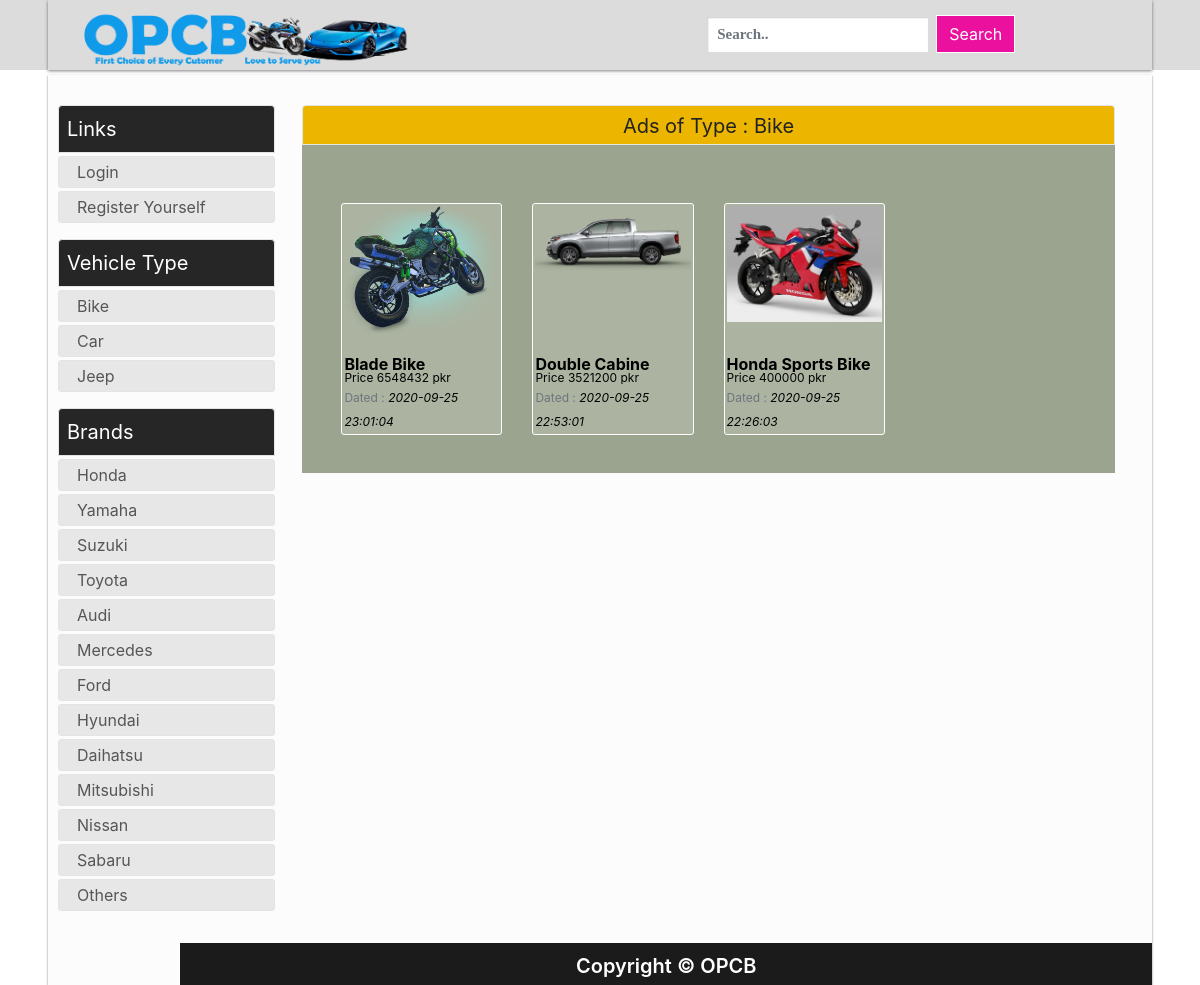
The page /fyp/?search=Type&searchVal=Bike on the database its author committed.
### tables this page shows
CREATE TABLE IF NOT EXISTS `advertisement` (
  `id` int(100) NOT NULL AUTO_INCREMENT,
  `userID` int(100) NOT NULL,
  `title` varchar(200) NOT NULL,
  `type` varchar(100) NOT NULL,
  `brandName` varchar(100) NOT NULL,
  `modelName` varchar(100) NOT NULL,
  `makeYear` varchar(50) NOT NULL,
  `engineCapacity` varchar(100) NOT NULL,
  `seatingCapacity` varchar(100) NOT NULL,
  `bodyType` varchar(100) NOT NULL,
  `conditionType` varchar(100) NOT NULL DEFAULT 'Second Hand',
  `condition_is` varchar(100) NOT NULL DEFAULT '5',
  `registered` varchar(100) DEFAULT NULL,
  `registrationCity` varchar(50) NOT NULL,
  `mileageDriven` varchar(100) NOT NULL DEFAULT '100',
  `price` varchar(100) NOT NULL,
  `pics` varchar(500) DEFAULT NULL,
  `ownerRemarks` varchar(200) NOT NULL,
  `contactNo` varchar(100) NOT NULL DEFAULT '+92-3xx',
  `uploadingDate` timestamp NOT NULL DEFAULT CURRENT_TIMESTAMP,
  `updatingDate` varchar(100) DEFAULT NULL,
  `soldDelete` int(5) NOT NULL DEFAULT '0',
  PRIMARY KEY (`id`)
);

CREATE TABLE IF NOT EXISTS `brands` (
  `id` int(50) NOT NULL AUTO_INCREMENT,
  `brandName` varchar(100) NOT NULL,
  `date_of_addition` timestamp NOT NULL DEFAULT CURRENT_TIMESTAMP,
  PRIMARY KEY (`id`)
);

### fyp/redirect.php (called while the page is built, shortened)
<?php
include 'html_Generator.php';
include 'html_Search.php';
class Redirect {
	var $html_gen;
	var $html_search;
	public function __construct( ){
		$this->html_gen = new HTML_Generator();
		$this->html_user = new HTML_User();
		$this->html_search = new HTML_Search();
	 }
	public function Go_to_Search_Results($variable_Value, $value){
		$this->html_gen->GiveMe_headerSection();
		$this->html_search->Get_Search_Category($variable_Value, $value);
		$this->html_gen->GiveMe_aside();
		$this->html_gen->GiveMe_footerSection();
	}
}
?>

### fyp/DB_Class.php (called while the page is built, shortened)
<?php
class DB_Class{
	public $host = "localhost";
	public $user = "root";
	public $pass = "";
  public $db_opcb = "opcb_database";
  protected $conn_opcb ;
	public function __construct( ){
    $this->conn_opcb = new mysqli($this->host, $this->user, $this->pass, $this->db_opcb);
	}
  public function Get_Brandss()
  {
    $sql = "SELECT * FROM brands ";
    $result=mysqli_query($this->conn_opcb, $sql);
    if(!empty($result)){
      return ($result);
    }else{
      return null;
    }
  }
  public function Get_ADs_of_Types($types)
  {
    $query = "SELECT * FROM advertisement  WHERE type = '$types' ORDER BY id DESC ";
    $result = mysqli_query($this->conn_opcb, $query);
    if(!empty($result)){
      return $result;
    }else{
      return null;
    }
  }
}
?>

### fyp/html_User.php (the view, shortened to what this page needs)
<?php
class HTML_User {
	public function __construct()
	{
		$this->db_Obj = new DB_Class();
		$this->brandss = $this->db_Obj->Get_Brandss();
	}
}

### fyp/html_User.php (the view, shortened to what this page needs)
<?php
class HTML_User {
	public function __construct()
	{
		$this->db_Obj = new DB_Class();
		$this->brandss = $this->db_Obj->Get_Brandss();
	}
}

### fyp/html_Generator.php (shortened to what this page needs)
<?php
include 'DB_Class.php';
class HTML_Generator {
	public $baseurl;
	public $headSection;
	public $footer;
	public $db_Obj;
	public function __construct()
	{
		$this->db_Obj = new DB_Class();
		$this->baseurl = "http://" . $_SERVER['HTTP_HOST'] . rtrim(dirname($_SERVER['PHP_SELF']), '/\\') . "/";
		$this->headSection = '<!DOCTYPE html>
		<html lang="en" nighteye="active" style="background-image: none !important;" ne="0.32044710471749926">
		<head>
		<link href="style.css" rel="stylesheet" type="text/css">
		<link rel="stylesheet" href="bootstrap.css" type="text/css">
		<script type="text/javascript" src="jquery.js"></script>
		<link rel="stylesheet" type="text/css" href="assets/bootstrap/css/bootstrap.min.css">
  		<link rel="stylesheet" type="text/css" href="assets/css/style.css">
		<title> OPCB Project </title>
		</head>
		<body>
		<header>
		<nav class="navbar">
		<div class="main_search row" style="margin-left:60%;">
			<span class="">
			<form class="form-inline" name="form_searchBar">
				<div class="input-group mb-2 mr-sm-2">
					<input type="search" class="form-control" id="searchBar" name="searchBar" placeholder="Search..">
				</div>
				<button type="submit" class="btn btn-primary mb-2" onclick="Search_Bar(this)" > Search </button>
		    </form>
			<script>
				var input = document.getElementById("searchBar");
				input.addEventListener("keyup", function(event) {
						if (event.keyCode === 13) {
							event.preventDefault();
							document.getElementById("searchBarBtn").click();
						}
					});
			</script>
			</span>
		</div>
			<div class="nav_brand align-content-center"><div id="logo"><a href="'. $this->baseurl .'?val=home"> <img  class="align-self-center" src="assets/images/logo/Logo.png" width="350" height="145" > </a></div>
		</div>
		</nav>
		</header> <div class="main_wrapper"><div id="content">';
		$this->footer = '
		<div class="modal" id="exampleModalCentered" tabindex="-1" role="dialog" aria-labelledby="exampleModalCenteredLabel" aria-hidden="true">
		<div class="modal-dialog modal-dialog-centered" role="document">
		<div class="modal-content">
		<div class="modal-header">
		<h5 class="modal-title" id="exampleModalCenteredLabel">Modal title</h5>
		<button type="button" class="close" data-dismiss="modal" aria-label="Close">
		<span aria-hidden="true">&times;</span>
		</button>
		</div>
		<div class="modal-body" id="modal-body" >
		<span class="w-100" id="abcc"> </span>
		<br>
		<div  id="modaltable">
		</div>
		</div>
		<div class="modal-footer">
		<button type="button" class="btn btn-secondary" data-dismiss="modal">Close</button>
		</div>
		</div>
		</div>
		</div> ';
		$this->footer .= '<script type="text/javascript" src="JS_form.js"></script>
						  	<script type="text/javascript" src="assets/bootstrap/js/jquery.min.js"></script>
  							<script type="text/javascript" src="assets/bootstrap/js/bootstrap.min.js"></script>
							</div> <br> <footer> Copyright © OPCB </footer> </div> </body></html>';
	}
	public function GiveMe_headerSection()
	{
		echo $this->headSection;
	}
	public function GiveMe_footerSection()
	{
		echo $this->footer;
	}
public function GiveMe_aside ($user = false, $admin = false)
{
		echo '<aside>';
				if(!isset( $_SESSION["log"])){
					echo '<div class="box-head"> Links </div>
							<div id="categoriesContent">
							 <ul>
								<li><a href="'; echo $this->baseurl; echo '?val=login">Login</a></li>
								<li><a href="'; echo $this->baseurl; echo '?val=registor">Register Yourself</a></li>
							</ul> </div> ';
				}
		echo '<div class="box-head"> Vehicle Type </div>
				<div id="categoriesContent">
				<ul>
					<li><a href="'. $this->baseurl .'?search=Type&searchVal=Bike"> Bike </a></li>
					<li><a href="'. $this->baseurl .'?search=Type&searchVal=Car"> Car </a></li>
					<li><a href="'. $this->baseurl .'?search=Type&searchVal=Jeep"> Jeep </a></li>
				</ul></div> ';
				echo '<div class="box-head">Brands </div>
				<div id="categoriesContent"> <ul>';
				$categories = $this->db_Obj->Get_Brandss();
				if(!empty($categories)){
					foreach ($categories as $category ) {
						echo '<li><a href="'. $this->baseurl .'?search=Brand&searchVal='.$category['brandName'].'">'.$category['brandName'].'</a></li>';
					}
				}
				else
				{
					echo '<li> Donot have any categories </li>';
				}
				echo '</ul></div>';
				echo ' <br> </aside>';
	}
}
?>

### fyp/html_Search.php (shortened to what this page needs)
<?php
class HTML_Search
{
	public $db_Obj;
	public $baseurl;
	public function __construct()
	{
		$this->db_Obj = new DB_Class();
		$this->baseurl = "http://" . $_SERVER['HTTP_HOST'] . rtrim(dirname($_SERVER['PHP_SELF']), '/\\') . "/";
	}
	public function Get_Search_Category($variable_Value, $value)
	{
		echo  '<div id="content_wrapper"> <div class="featured_image">
		<div class="head_box"> Ads of ' . $variable_Value . ' : ' . $value . ' </div> </div>
		<div class="main-agileinfo" style="background-color:#9aa48e; width:100%; height:100%;  padding-top: 1%; padding-right: 3%; padding-bottom: 1%; padding-left: 3%;  "> <div class="agileits-top">';
		$rows = NULL;
		if($variable_Value == "Type")
		{
			$rows = $this->db_Obj->Get_ADs_of_Types($value);
		}
		else if($variable_Value == "Brand")
		{
			$rows = $this->db_Obj->Get_ADs_of_Brands($value);
		}
		$counts = mysqli_num_rows($rows);
		if(!empty($rows) && $counts > 0)
		{
			echo ' <div id="audioDetails">
			<div class="container custmhome">
			<div class="row">
			<div class="col-md-12">
			<div class="row">';
 			foreach ($rows as $row)
			{
				if($row['soldDelete'] == 0)
				{
					echo ' <div class="col-md-3"> <div class="adBtn" > <a href="'. $this->baseurl.'?val=ADdetail&ID='.$row['id'].'">
						<div class="adImage" >   <img style="max-width:100%; max-height:100%; margin:0 auto;  "  src="advertisementBank/'. $row['pics'].'" title="'.$row['title'].'" > </div>
						<div class=" block-ellipsis"> <span class="font-weight-bold text-break text-lg-left block-ellipsis">'.$row['title'].'</span> </div> ';
					echo '<span class="text-muted" style="font-size:12px; margin:0; padding:0; color:black;"> <span class="block-ellipsis" style=" font-size:12px; color:black;">Price '.$row['price'].' pkr</span>'
					.' Dated : <span class="font-italic " style=" font-size:12px; color:black;">'.$row['uploadingDate'].'</span>  </span> </div>  </a> </div>';
				}
		    }
			echo '</div></div></div></div> </div>';
		}
		else
		{
			echo '<div><ul> <li> No Ads of this Brand or Type is uploaded yet </li> </ul> </div>  ';
		}
		echo ' </div></div></div> ';
	}
}

### fyp/style.css (style rules this page uses)
* { margin: 0px; padding: 0px; }
a:link { text-decoration:none;color:#6699ff; }
header,div, section, footer, aside, nav, article, hgroup { display:block; }
body { font: normal normal 12px Oswald,'Bebas Neue',Bebas,'Arial Narrow',Sans-Serif;background: url(/img/bg.png); }
.main_wrapper { min-height: 88vh; background: #FCFCFC;;padding: 30px 10px 10px 10px;width: 92%; position: absolute;left:0;right:0;margin-left:auto;margin-right:auto;box-shadow: 0px 1px 2px rgba(0,0,0,0.5);margin-bottom: 50px; }
aside { width: 20%; }
aside .box-head { border-top-left-radius: 4px;border-top-right-radius: 4px;background: #262626;color: #ffffff;text-transform: none;font-size: 20px;border: 1px solid #e5e4e4;padding: 8px;margin-bottom: 3px; }
#categoriesContent ul { list-style: none; }
#categoriesContent ul li { border-radius: 3px; margin: 3px 0 0 0; border: 1px solid #e5e4e4; padding: 0; height: 32px; background: #e7e7e7; overflow: hidden; text-overflow: ellipsis; }
#categoriesContent ul li a { font-size: 16px;line-height: 18px;color: #565656;text-decoration: none;text-transform: none; display: block;padding: 7px;padding-left:18px; display: -webkit-box; margin: 0 auto; line-height: 1; -webkit-line-clamp: 2; -webkit-box-orient: vertical; overflow: hidden; text-overflow: ellipsis; }
.adImage { width: 100%; height: 150px; background: transparent; }
.adBtn { border-radius: 3px; margin-top:5px; border: 1px solid white; padding: 2px; background: rgba(192, 197, 182, 0.5); }
.adBtn a { color:black; }
#content_wrapper { min-height: 88vh; width: 75%; float: right; margin-bottom: 50px;margin-right: 27px; }
.featured_image { width: 100%;text-align: center; }
.featured_image .head_box { border-top-left-radius: 4px;border-top-right-radius: 4px;height: 40px;width: 100%;background:#ECB600 !important;color: #222222;text-transform: none;font-size: 20px;line-height: 41px;text-align: center;border: 1px solid #e5e4e4; }
footer { position: absolute; bottom: 0; right: 0; width: 88%; margin: 0 auto; height: 42px; text-align:center; background:#1B1B1B; color: white; font-size: 20px; font-weight: 600; padding-bottom: 18px; padding-top: 8px; margin-top: 20px; }
#audioDetails { width: 100%; padding-bottom: 10px; padding-top: 10px; margin-bottom: 20px; }
#contact-usbox input, select, button, .btn { display: inline-block;padding: 4px;margin: 0;outline: none;background-color: #FFF;border: 1px solid #bdbdbd;-webkit-border-radius: 3px;border-radius: 3px;outline: none; }
.navbar { height: 70px;margin: 0 auto;margin-bottom: 5px;width: 92%; margin-top: 0px;box-shadow: 0px 1px 3px rgba(0,0,0,0.5); }
.nav_brand { width: 107px;height: 70px;position: absolute;text-align: center;color: white; }
#logo { padding-top: 3px; }
#logo a { font-size: 29px;color: #ECB600;font-family: 'Oswald', sans-serif;text-decoration:none; }
.main_search { width: 402px;height: 86px;margin: 7px 35px 0 0;float: right; }
.main_search input { width: 100%;height: 35px;float: left;font: bold 15px 'lucida sans', 'trebuchet MS', 'Tahoma';border: 0;padding-left: 10px;box-shadow: inset 1px 1px 2px #ccc; }
.block-ellipsis { display: block; display: -webkit-box; margin: 0 auto; line-height: 1; -webkit-line-clamp: 2; -webkit-box-orient: vertical; overflow: hidden; text-overflow: ellipsis; }
a { color:rgb(140,140,250); }
html { color:#000; background-image:none !important; background:#fff !important; }
body { background-color:#fff; background-image:none !important; }
input, select, textarea, button { color:#000; background-color:#fff; }
html { filter: contrast(100%) brightness(100%) saturate(100%); }

### fyp/assets/css/style.css (style rules this page uses)
body { background: gainsboro; }
.form-control, .btn { border-radius: 0px !important; }
.btn-primary { background-color: #ec109f !important; color: #ffffff; border-color: #ffffff; }
.custmhome, .custmheading { margin-top: 35px !important; }

### rows shown on the page
advertisement: pics (picture), title "Blade Bike", price "6548432", uploadingDate "2020-09-25 23:01:04"
advertisement: pics (picture), title "Double Cabine", price "3521200", uploadingDate "2020-09-25 22:53:01"
advertisement: pics (picture), title "Honda Sports Bike", price "400000", uploadingDate "2020-09-25 22:26:03"
brands: brandName "Honda"
brands: brandName "Yamaha"
brands: brandName "Suzuki"
brands: brandName "Toyota"
brands: brandName "Audi"
brands: brandName "Mercedes"
brands: brandName "Ford"
brands: brandName "Hyundai"
brands: brandName "Daihatsu"
brands: brandName "Mitsubishi"
brands: brandName "Nissan"
brands: brandName "Sabaru"
brands: brandName "Others"

### other values the page prints
$variable_Value "Type"
$value "Bike"
